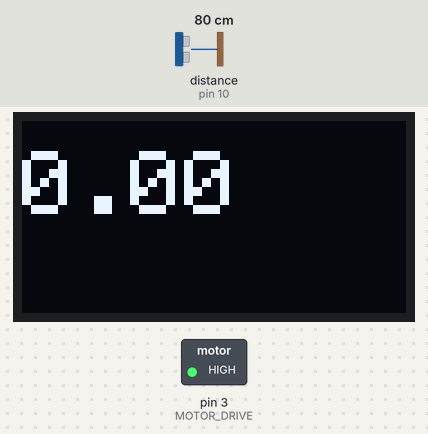
Bench run of a sketch on a simulated Arduino Uno, built with avr-gcc and run on an emulated ATmega328P. On the bench: 128×64 one-colour display, switched loads named in the sketch (green lamp = pin HIGH). Wiring (inferred from the names in the program): ultrasonic range finder: trigger pin 9; echo pin 10. The inputs (shaded band) are chosen by the test bench; at power-on: distance to the obstacle (sensor on pin 10) 80 cm. The echo pulse lasts 58.3 µs per cm; pins used as bus, display or sensor lines are not drawn; what the sketch prints to the serial monitor is not drawn.

Above: at 10.6 s.
10.7 s: distance to the obstacle (sensor on pin 10) set to 9 cm
At 12.9 s:
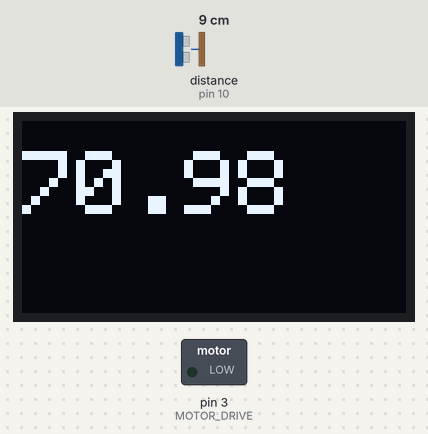
13.6 s: distance to the obstacle (sensor on pin 10) set to 55 cm
At 14.2 s:
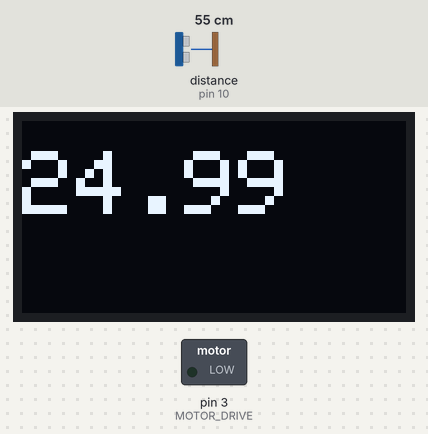
15.2 s: distance to the obstacle (sensor on pin 10) set to 60 cm
At 17.2 s:
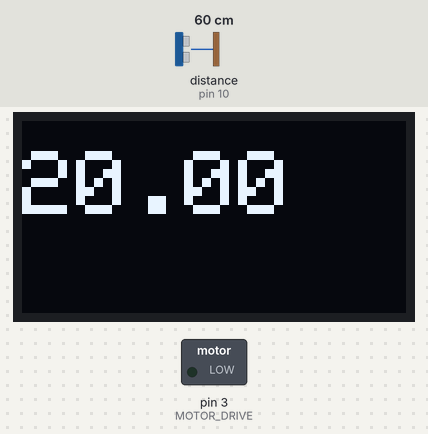
17.9 s: distance to the obstacle (sensor on pin 10) set to 18 cm
At 19.2 s:
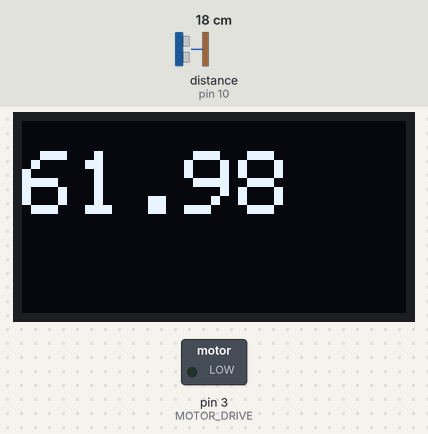
19.7 s: distance to the obstacle (sensor on pin 10) set to 35 cm
At 21.8 s:
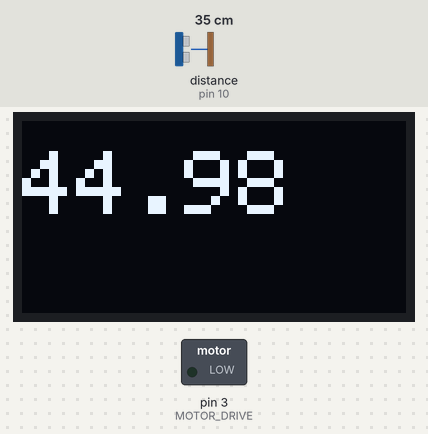
Timing chart, 0 to 22.4 s (numbered marks = the images above; inputs shaded):
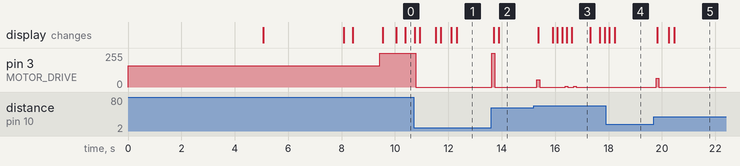

Measured:
- after the input at 10.7 s, pin 3 (MOTOR_DRIVE): 255/255 → 0/255 after 0.09 s
- after the input at 13.6 s, pin 3 (MOTOR_DRIVE): 0/255 → 255/255 at once, → 0/255 0.11 s later; the display: first changes after 0.10 s (image 2 shows a later state)
- after the input at 15.2 s, pin 3 (MOTOR_DRIVE): 0/255 → 55/255 after 0.11 s, → 0/255 0.11 s later, → 5/255 0.95 s later, → 0/255 0.11 s later, … (6 changes in this stretch); the display: changes after 0.17 s (image 3)
- after the input at 17.9 s, pin 3 (MOTOR_DRIVE): stays 0/255 (without the input it goes to 5/255 after 1.2 s)
- after the input at 19.7 s, pin 3 (MOTOR_DRIVE): 0/255 → 67/255 after 0.09 s, → 0/255 0.10 s later; the display: changes after 0.13 s (image 5)
- what the display in image 3 shows lasts 0.7 s, from 16.6 s to 17.3 s

The sketch:

motor_control_PID.ino
```cpp
// Library inclusion
#include <SPI.h>
#include <Wire.h>
#include <Adafruit_GFX.h>
#include <Adafruit_SSD1306.h>
#include <PID_v2.h>

#define OLED_RESET -1 // Reset pin # (or -1 if sharing Arduino reset pin)
#define SCREEN_WIDTH 128 // OLED display width, in pixels
#define SCREEN_HEIGHT 64 // OLED display height, in pixels
#define SCREEN_ADDRESS 0x3C ///< See datasheet for Address; 0x3D for 128x64, 0x3C for 128x32
Adafruit_SSD1306 display(SCREEN_WIDTH, SCREEN_HEIGHT, &Wire, OLED_RESET);

#define MOTOR_DRIVE 3   // RELAY_OUTPUT in example
#define TRIG_PIN 9
#define ECHO_PIN 10

#define CAL_COUNT 10
#define LOOP_TIME 5
#define PWM_STEADY 160
#define WAIT_TIME 3000

byte count = 0;
double baseline_height = 0, height, duration;

double K_crit = 6.5, T_crit = 2.287;
//double Kp = 0.5*K_crit, Ki = 0, Kd = 0;  // P Controller
//double Kp = 0.45*K_crit, Ki = 0.54*K_crit/ T_crit, Kd = 0;  // PI Controller
//double Kp = 0.8*K_crit, Ki = 0, Kd = 0.1 * K_crit * T_crit;  // PD Controller
//double Kp = 0.6*K_crit, Ki = 1.2 * K_crit / T_crit, Kd = 0.075 * K_crit * T_crit;  // Classic PID Controller
double Kp = 0.75 * K_crit, Ki = 1.75 * K_crit / T_crit, Kd = 0.075 * K_crit * T_crit; // Pessen Integral Rule
//double Kp = 2 / 3 * K_crit, Ki = 2 / 3 * K_crit / T_crit, Kd = 1 / 9 * K_crit * T_crit; // Some Overshoot
//double Kp = 0.2*K_crit, Ki = 0.4 * K_crit / T_crit, Kd = 2/30 * K_crit * T_crit;  // No Overshoot

unsigned long starting_time;

PID_v2 myPID(Kp, Ki, Kd, PID::Direct);

/*********************************************************

                  INITIALIZATION LOOP

*********************************************************/

void setup() {
  Serial.begin(9600);

  // Initialization of PINS
  pinMode(ECHO_PIN, INPUT);

  pinMode(TRIG_PIN, OUTPUT);
  pinMode(MOTOR_DRIVE, OUTPUT);

  analogWrite(MOTOR_DRIVE, PWM_STEADY);  // Balance ball at bottom

  // OLED Initialiazation
  if (!display.begin(SSD1306_SWITCHCAPVCC, SCREEN_ADDRESS)) {
    Serial.println(F("SSD1306 allocation failed"));
    for (;;); // Don't proceed, loop forever
  }

  delay(5000);  // For data logging

  do {
    baseline_height = init_baseline();
  } while (abs(baseline_height - readSensor()) > 1 );

  // Initialization of PID controller
  myPID.SetOutputLimits(0, 255);
  myPID.Start((baseline_height - readSensor()), PWM_STEADY, 20);
  delay(LOOP_TIME);
  starting_time = millis();
}

/*********************************************************

                      VOID LOOP

*********************************************************/

void loop() {
  height = (baseline_height - readSensor());
  const double output = myPID.Run(height);
  analogWrite(MOTOR_DRIVE, (int)output);
  if (count == 9) {
    display_height(height);
    count = 0;
  }
  else {
    count++;
  }
  Serial.println((String) (millis() - starting_time) + "," + (20 - height) + "," + height); // Used for data_logging
  delayMicroseconds(LOOP_TIME);
}

double init_baseline() {
  double cal_height = 0;
  display.setTextSize(3);
  display.setTextColor(WHITE);
  display.setCursor(10, 18);
  display.clearDisplay();
  display.println("Wait..");
  display.display();
  delay(WAIT_TIME);

  // Calibration of the baseline height
  display.setCursor(10, 18);
  display.clearDisplay();
  display.println("Cal...");
  display.display();
  for (byte cal = 0; cal < CAL_COUNT; cal++) {
    cal_height += readSensor();
    delay(LOOP_TIME * 5);
  }

  display.clearDisplay();
  display.setCursor(15, 18);
  display.println("Done!");
  display.display();
  delay(1000);

  return (cal_height / CAL_COUNT);
}

double readSensor() {
  digitalWrite(TRIG_PIN, LOW);
  delayMicroseconds(2);
  digitalWrite(TRIG_PIN, HIGH);
  delayMicroseconds(10);
  digitalWrite(TRIG_PIN, LOW);
  duration = pulseIn(ECHO_PIN, HIGH);
  return ((duration * .0343) / 2);
}

void display_height(const double height_disp) {
  display.clearDisplay();
  display.setCursor(0, 10);
  display.print(String(height_disp));
  display.display();
}
```
